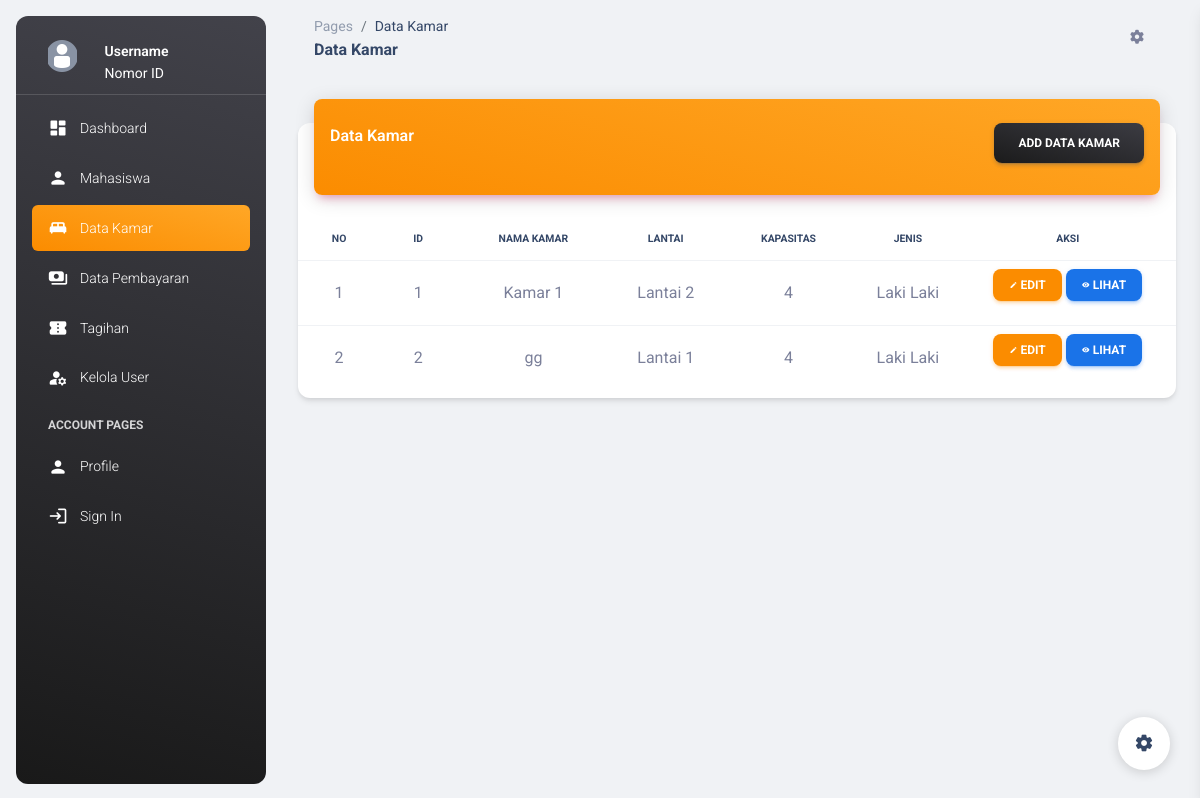
The app's page /dt_kamar.php?x=kamar with its own data.
### tables this page shows
CREATE TABLE `kamar` (
  `id_kamar` int(11) NOT NULL,
  `nama_kamar` varchar(50) DEFAULT NULL,
  `lantai` varchar(11) DEFAULT NULL,
  `kapasitas` int(11) DEFAULT NULL,
  `jenis` varchar(20) NOT NULL DEFAULT 'Laki Laki',
  `full` varchar(15) DEFAULT 'false'
);

### dt_kamar.php (the view, shortened to what this page needs)
<?php include 'proses/koneksi.php'; ?>
<!DOCTYPE html>
<html lang="en">
<head>
  <link href="./assets/css/nucleo-icons.css" rel="stylesheet" />
  <link href="./assets/css/nucleo-svg.css" rel="stylesheet" />
  <link id="pagestyle" href="./assets/css/material-dashboard.css?v=3.0.0" rel="stylesheet" />
</head>
<body class="g-sidenav-show bg-gray-200">
  <?php include 'sidebar.php'; ?>
  <main class="main-content position-relative max-height-vh-100 h-100 border-radius-lg">
    <nav class="navbar navbar-main navbar-expand-lg px-0 mx-4 shadow-none border-radius-xl" id="navbarBlur"
      navbar-scroll="true">
      <div class="container-fluid py-1 px-3">
        <nav aria-label="breadcrumb">
          <ol class="breadcrumb bg-transparent mb-0 pb-0 pt-1 px-0 me-sm-6 me-5">
            <li class="breadcrumb-item text-sm"><a class="opacity-5 text-dark" href="javascript:;">Pages</a></li>
            <li class="breadcrumb-item text-sm text-dark active" aria-current="page">Data Kamar</li>
          </ol>
          <h6 class="font-weight-bolder mb-0">Data Kamar</h6>
        </nav>
        <ul class="navbar-nav justify-content-end">
          <li class="nav-item px-3 d-flex align-items-center">
            <a href="javascript:;" class="nav-link text-body p-0">
              <i class="fa fa-cog fixed-plugin-button-nav cursor-pointer"></i>
            </a>
          </li>
        </ul>
      </div>
    </nav>
    <div class="container-fluid py-4">
      <div class="row">
        <div class="col-12">
          <div class="card my-4">
            <div class="card-header p-0 position-relative mt-n4 mx-3 z-index-2">
              <div class="bg-gradient-warning shadow-primary border-radius-lg pt-4 pb-3">
                <div class="d-flex justify-content-between">
                  <h6 class="text-white text-capitalize ps-3">Data Kamar</h6>
                  <a href="add_kamar.php" class="btn bg-gradient-dark me-3">Add Data Kamar</a>
                </div>
              </div>
            </div>
            <div class="card-body px-0 pb-2">
              <div class="table-responsive p-0">
                <table class="table align-items-center mb-0 text-center">
                  <thead>
                    <tr>
                      <th class="text-uppercase text-dark text-xxs font-weight-bolder">No</th>
                      <th class="text-uppercase text-dark text-xxs font-weight-bolder">ID</th>
                      <th class="text-uppercase text-dark text-xxs font-weight-bolder">Nama Kamar</th>
                      <th class="text-uppercase text-dark text-xxs font-weight-bolder">Lantai</th>
                      <th class="text-uppercase text-dark text-xxs font-weight-bolder">Kapasitas</th>
                      <th class="text-uppercase text-dark text-xxs font-weight-bolder">Jenis</th>
                      <th class="text-uppercase text-dark text-xxs font-weight-bolder">Aksi</th>
                    </tr>
                  </thead>
                  <tbody class="text-center">
                    <?php
                    $no = 1;
                    $kueri = mysqli_query($conn, "SELECT * FROM kamar");
                    while ($row = mysqli_fetch_array($kueri)) {
                      ?>
                      <tr>
                        <td>
                          <?php echo $no++; ?>
                        </td>
                        <td>
                          <?php echo $row['id_kamar'] ?>
                        </td>
                        <td>
                          <?php echo $row['nama_kamar'] ?>
                        </td>
                        <td>
                          <?php echo $row['lantai'] ?>
                        </td>
                        <td>
                          <?php echo $row['kapasitas'] ?>
                        </td>
                        <td>
                          <?php echo $row['jenis'] ?>
                        </td>
                        <td>
                          <a href="edit_kamar.php?id=<?php echo $row['id_kamar'] ?>" class="btn btn-sm btn-warning">
                            <i class="material-icons">edit</i>
                            edit
                          </a>
                          <a href="lihat_kamar.php?id=<?php echo $row['id_kamar'] ?>" class="btn btn-sm btn-info">
                            <i class="material-icons">visibility</i>
                            Lihat
                          </a>
                        </td>
                      </tr>
                    <?php } ?>
                  </tbody>
                </table>
              </div>
            </div>
          </div>
        </div>
      </div>
    </div>
    <br>
    <br>
  </main>
  <div class="fixed-plugin">
    <a class="fixed-plugin-button text-dark position-fixed px-3 py-2">
      <i class="material-icons py-2">settings</i>
    </a>
  </div>
</body>
</html>

### records on screen
kamar: id_kamar "1", nama_kamar "Kamar 1", lantai "Lantai 2", kapasitas "4", jenis "Laki Laki"
kamar: id_kamar "2", nama_kamar "gg", lantai "Lantai 1", kapasitas "4", jenis "Laki Laki"
